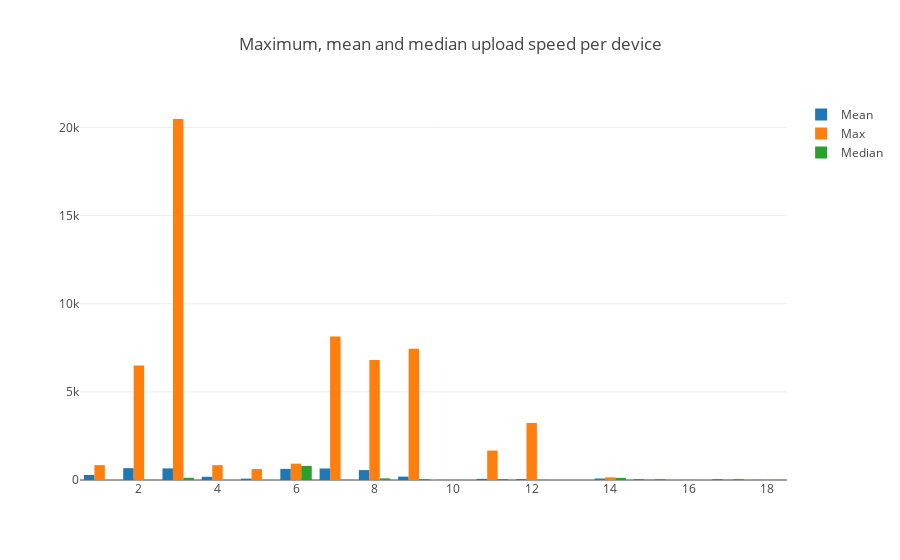

This figure's notebook cell:
### Markdown cell above
### Median, average, maximum upload speed per device

### Code cell
max_upload = upload_df.groupby('SK_PI')['UPLOAD'].max().reset_index()
max_upload.columns = ['SK_PI', 'UPLOAD_MAX']
med_upload = upload_df.groupby('SK_PI')['UPLOAD'].median().reset_index()
med_upload.columns = ['SK_PI', 'UPLOAD_MEDIAN']
avg_upload = upload_df.groupby('SK_PI')['UPLOAD'].mean().reset_index()
avg_upload.columns = ['SK_PI', 'UPLOAD_MEAN']
med_max_avg_upload=pd.merge(pd.merge(max_upload, med_upload,on='SK_PI'),avg_upload, on='SK_PI')
trace1 = go.Bar(
            x=med_max_avg_upload['SK_PI'],
            y=med_max_avg_upload['UPLOAD_MEAN'],
            name='Mean',
    )
trace2 = go.Bar(
            x=med_max_avg_upload['SK_PI'],
            y=med_max_avg_upload['UPLOAD_MAX'],
            name='Max',
    
    )
trace3 = go.Bar(
            x=med_max_avg_upload['SK_PI'],
            y=med_max_avg_upload['UPLOAD_MEDIAN'],
            name='Median',
    
    )
data = [trace1, trace2, trace3]
layout = go.Layout(
       # barmode='stack',
        title="Maximum, mean and median upload speed per device"
    )

fig = go.Figure(data=data, layout=layout)
iplot(fig)

### Figure 1 — Plotly figure (JSON) as saved in the notebook; plotly's stock layout.template omitted (floating-point values rounded to 4 significant figures)
{"data": [{"name": "Mean", "type": "bar", "x": [1, 2, 3, 4, 5, 6, 7, 8, 9, 10, 11, 12, 14, 15, 16, 17, 18], "y": [283.2, 670.6, 658.1, 181.5, 77.29, 630.8, 654.3, 561.7, 191.2, 4.625, 64.92, 49.41, 83.36, 43.53, 3.79, 45.66, 9.594]}, {"name": "Max", "type": "bar", "x": [1, 2, 3, 4, 5, 6, 7, 8, 9, 10, 11, 12, 14, 15, 16, 17, 18], "y": [844, 6492.0, 20480, 842, 620, 926, 8141.0, 6810.0, 7444.0, 6.5, 1669.0, 3236.0, 150.6, 52.49, 4.03, 50.87, 11.53]}, {"name": "Median", "type": "bar", "x": [1, 2, 3, 4, 5, 6, 7, 8, 9, 10, 11, 12, 14, 15, 16, 17, 18], "y": [0.89, 7.115, 125.3, 0.64, 0.52, 798.5, 8.045, 92.49, 52.31, 4.64, 52.42, 8.185, 120.1, 43.65, 3.85, 47.14, 9.56]}], "layout": {"title": "Maximum, mean and median upload speed per device"}}
